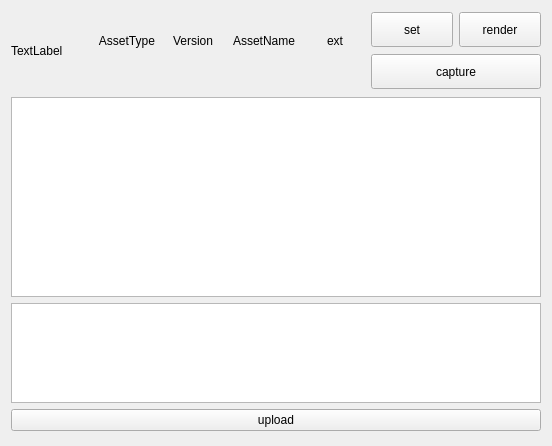
<?xml version="1.0" encoding="UTF-8"?>
<ui version="4.0">
 <class>Form</class>
 <widget class="QWidget" name="Form">
  <property name="geometry">
   <rect>
    <x>0</x>
    <y>0</y>
    <width>552</width>
    <height>446</height>
   </rect>
  </property>
  <property name="windowTitle">
   <string>Form</string>
  </property>
  <layout class="QVBoxLayout" name="verticalLayout_2">
   <item>
    <layout class="QHBoxLayout" name="horizontalLayout_2">
     <item>
      <widget class="QLabel" name="label_Moomin">
       <property name="minimumSize">
        <size>
         <width>80</width>
         <height>80</height>
        </size>
       </property>
       <property name="maximumSize">
        <size>
         <width>80</width>
         <height>80</height>
        </size>
       </property>
       <property name="text">
        <string>TextLabel</string>
       </property>
      </widget>
     </item>
     <item>
      <layout class="QGridLayout" name="gridLayout">
       <item row="1" column="2">
        <widget class="QLabel" name="label_asset_name">
         <property name="text">
          <string/>
         </property>
         <property name="alignment">
          <set>Qt::AlignHCenter|Qt::AlignTop</set>
         </property>
        </widget>
       </item>
       <item row="0" column="1">
        <widget class="QLabel" name="label_3">
         <property name="minimumSize">
          <size>
           <width>60</width>
           <height>0</height>
          </size>
         </property>
         <property name="maximumSize">
          <size>
           <width>60</width>
           <height>16777215</height>
          </size>
         </property>
         <property name="text">
          <string>Version</string>
         </property>
         <property name="alignment">
          <set>Qt::AlignBottom|Qt::AlignHCenter</set>
         </property>
        </widget>
       </item>
       <item row="1" column="1">
        <widget class="QLabel" name="label_version">
         <property name="text">
          <string/>
         </property>
         <property name="alignment">
          <set>Qt::AlignHCenter|Qt::AlignTop</set>
         </property>
        </widget>
       </item>
       <item row="0" column="2">
        <widget class="QLabel" name="label_4">
         <property name="minimumSize">
          <size>
           <width>70</width>
           <height>0</height>
          </size>
         </property>
         <property name="maximumSize">
          <size>
           <width>70</width>
           <height>16777215</height>
          </size>
         </property>
         <property name="text">
          <string>AssetName</string>
         </property>
         <property name="alignment">
          <set>Qt::AlignBottom|Qt::AlignHCenter</set>
         </property>
        </widget>
       </item>
       <item row="1" column="0">
        <widget class="QLabel" name="label_asset_type">
         <property name="text">
          <string/>
         </property>
         <property name="alignment">
          <set>Qt::AlignHCenter|Qt::AlignTop</set>
         </property>
        </widget>
       </item>
       <item row="1" column="3">
        <widget class="QLabel" name="label_ext">
         <property name="text">
          <string/>
         </property>
         <property name="alignment">
          <set>Qt::AlignHCenter|Qt::AlignTop</set>
         </property>
        </widget>
       </item>
       <item row="0" column="3">
        <widget class="QLabel" name="label_5">
         <property name="minimumSize">
          <size>
           <width>60</width>
           <height>0</height>
          </size>
         </property>
         <property name="maximumSize">
          <size>
           <width>60</width>
           <height>16777215</height>
          </size>
         </property>
         <property name="text">
          <string>ext</string>
         </property>
         <property name="alignment">
          <set>Qt::AlignBottom|Qt::AlignHCenter</set>
         </property>
        </widget>
       </item>
       <item row="0" column="0">
        <widget class="QLabel" name="label">
         <property name="minimumSize">
          <size>
           <width>60</width>
           <height>0</height>
          </size>
         </property>
         <property name="maximumSize">
          <size>
           <width>60</width>
           <height>16777215</height>
          </size>
         </property>
         <property name="text">
          <string>AssetType</string>
         </property>
         <property name="alignment">
          <set>Qt::AlignBottom|Qt::AlignHCenter</set>
         </property>
        </widget>
       </item>
      </layout>
     </item>
     <item>
      <layout class="QVBoxLayout" name="verticalLayout">
       <item>
        <layout class="QHBoxLayout" name="horizontalLayout">
         <item>
          <widget class="QPushButton" name="pushButton_set">
           <property name="minimumSize">
            <size>
             <width>0</width>
             <height>35</height>
            </size>
           </property>
           <property name="maximumSize">
            <size>
             <width>16777215</width>
             <height>35</height>
            </size>
           </property>
           <property name="text">
            <string>set</string>
           </property>
          </widget>
         </item>
         <item>
          <widget class="QPushButton" name="pushButton_render">
           <property name="minimumSize">
            <size>
             <width>0</width>
             <height>35</height>
            </size>
           </property>
           <property name="maximumSize">
            <size>
             <width>16777215</width>
             <height>35</height>
            </size>
           </property>
           <property name="text">
            <string>render</string>
           </property>
          </widget>
         </item>
        </layout>
       </item>
       <item>
        <widget class="QPushButton" name="pushButton_capture">
         <property name="minimumSize">
          <size>
           <width>0</width>
           <height>35</height>
          </size>
         </property>
         <property name="maximumSize">
          <size>
           <width>16777215</width>
           <height>35</height>
          </size>
         </property>
         <property name="text">
          <string>capture</string>
         </property>
        </widget>
       </item>
      </layout>
     </item>
    </layout>
   </item>
   <item>
    <widget class="QTableWidget" name="tableWidget">
     <property name="minimumSize">
      <size>
       <width>0</width>
       <height>200</height>
      </size>
     </property>
     <property name="maximumSize">
      <size>
       <width>16777215</width>
       <height>200</height>
      </size>
     </property>
    </widget>
   </item>
   <item>
    <widget class="QPlainTextEdit" name="plainTextEdit_comment">
     <property name="minimumSize">
      <size>
       <width>0</width>
       <height>100</height>
      </size>
     </property>
     <property name="maximumSize">
      <size>
       <width>16777215</width>
       <height>100</height>
      </size>
     </property>
    </widget>
   </item>
   <item>
    <widget class="QPushButton" name="pushButton_upload">
     <property name="text">
      <string>upload</string>
     </property>
    </widget>
   </item>
  </layout>
 </widget>
 <resources/>
 <connections/>
</ui>
